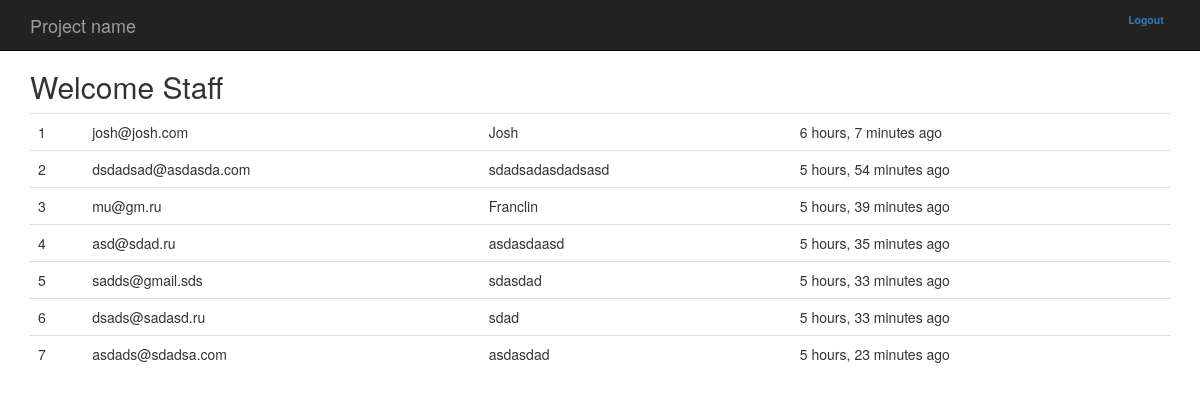
/profile/ (signed in), run on the app's committed database.
### NewDjangoProjectApp/models.py (models this page shows)
class signUp(models.Model):
	full_name = models.CharField(max_length=120, blank=True,null=True)
	email = models.EmailField()
	timestamp = models.DateTimeField(auto_now_add=True,auto_now=False)
	updated = models.DateTimeField(auto_now_add=False,auto_now=True)

### NewDjangoProjectApp/views.py (the view)
# urls.py: url(r'^profile/', views.profile)
def profile(request):
	if request.user.is_authenticated() and request.user.is_staff:
		qeury = signUp.objects.all();
		context = {
				"title": "Register now",
				"queryset": qeury
			}
	return render(request, "profile.html",context)

### templates/profile.html (shortened to what this page needs)
{% load staticfiles %}
{% load crispy_forms_tags %}
<!DOCTYPE html>
<html lang="en">
{% include 'links.html' %}
<body>
<div class="container">
	{% include 'navbar.html' %}
	{% if queryset %}
	<h2>Welcome Staff</h2>
	<table class='table'>
		{% for instance in queryset %}
			<tr><td>{{ forloop.counter }}</td><td>{{ instance.email }}</td><td>{{ instance.full_name }}</td><td>{{ instance.timestamp|timesince }} ago</td></tr>
		{% endfor %}
	</table>
	{% endif %}
	  </body>
  </html>

### templates/links.html (shortened to what this page needs)
{% load staticfiles %}
<head>
    <link href="{% static 'css/bootstrap.min.css' %}" rel="stylesheet">
  </head>

### templates/navbar.html (shortened to what this page needs)
<nav class="navbar navbar-inverse navbar-fixed-top">
    <div class="container">
      <div class="navbar-header">
        <a class="navbar-brand" href="#">Project name</a>
      </div>
      <div id="navbar" class="navbar-collapse collapse">
        <form class="navbar-form navbar-right" method='POST' action='{% url "auth_login" %}'>{% csrf_token %}
          {% if request.user.is_authenticated %}
          <li class = "label"><a href="{% url 'auth_logout' %}">Logout</a></li>
          {% endif %}
        </form>
      </div>
    </div>
  </nav>

### templates/footer.html (shortened to what this page needs)
{% load staticfiles %}

### templates/links.html (style rules this page uses)
body { padding-top: 50px; padding-bottom: 20px; }
.label { color:#FFF; }

### data on the page
signUp: email "josh@josh.com", full_name "Josh", timestamp "6 hours, 7 minutes"
signUp: email "dsdadsad@asdasda.com", full_name "sdadsadasdadsasd", timestamp "5 hours, 54 minutes"
signUp: email "mu@gm.ru", full_name "Franclin", timestamp "5 hours, 39 minutes"
signUp: email "asd@sdad.ru", full_name "asdasdaasd", timestamp "5 hours, 35 minutes"
signUp: email "sadds@gmail.sds", full_name "sdasdad", timestamp "5 hours, 33 minutes"
signUp: email "dsads@sadasd.ru", full_name "sdad", timestamp "5 hours, 33 minutes"
signUp: email "asdads@sdadsa.com", full_name "asdasdad", timestamp "5 hours, 23 minutes"
